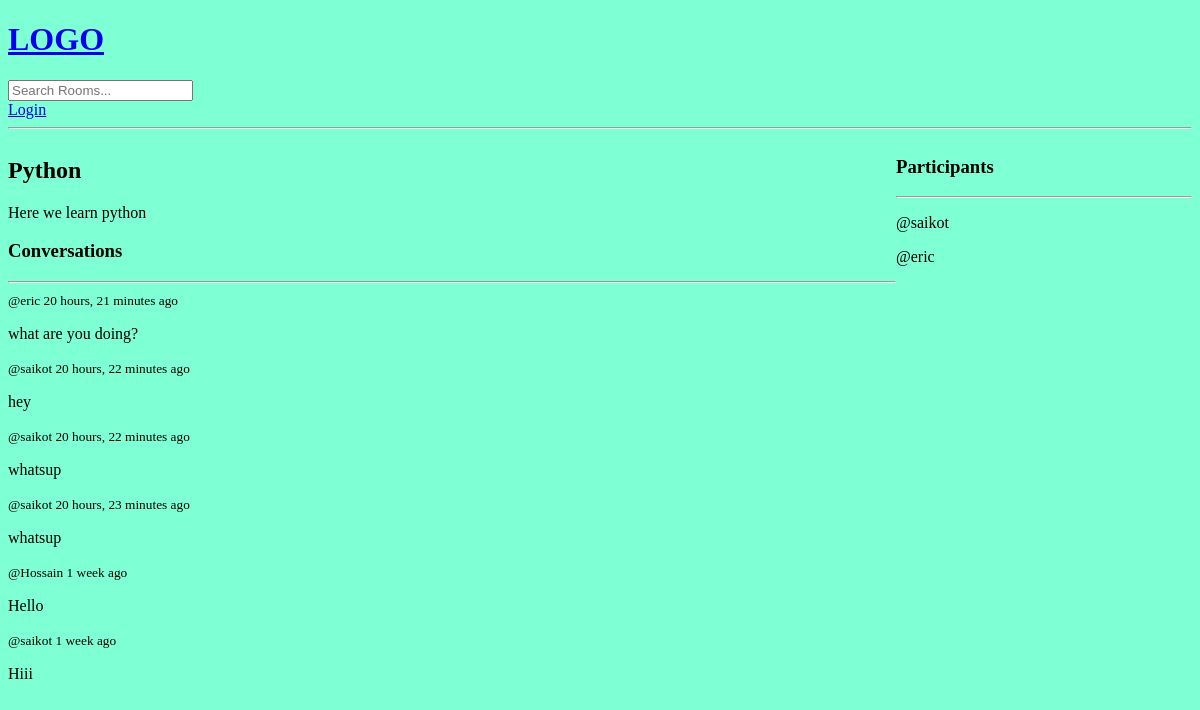
The app's page /room/2, older data.
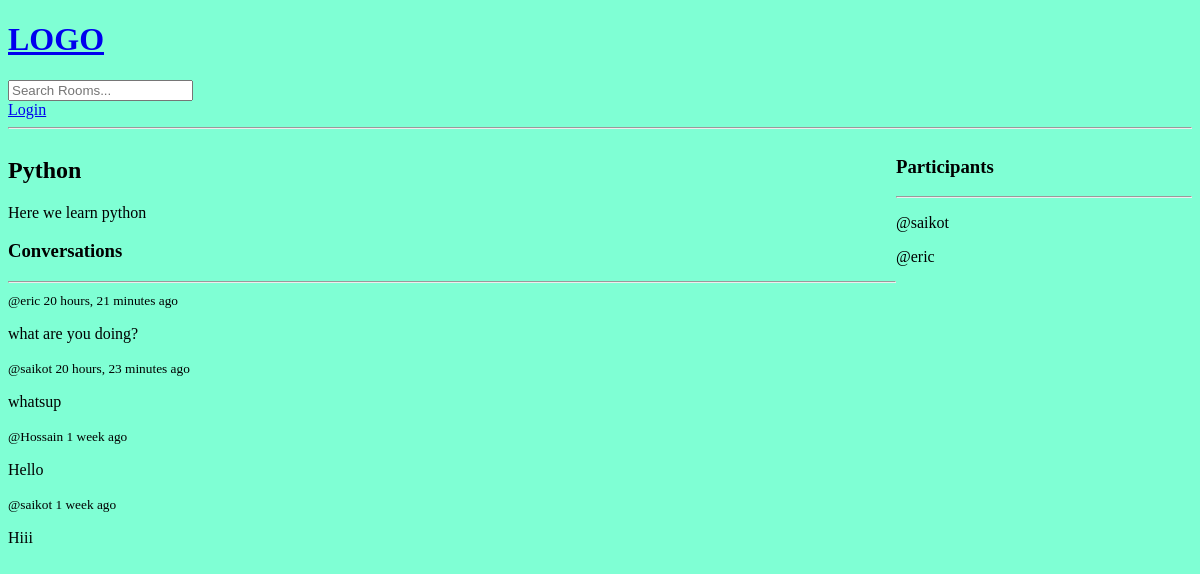
The same page, newer data.
### base/models.py (models this page shows, shortened)
class Message(models.Model):
  user = models.ForeignKey(User, on_delete=models.CASCADE)
  room = models.ForeignKey(Room, on_delete= models.CASCADE)
  body = models.TextField()
  updated = models.DateTimeField(auto_now=True)
  created = models.DateTimeField(auto_now_add = True)
  class Meta:
      ordering = ['-updated', '-created']

### base/views.py (the view, shortened to what this page needs)
# urls.py: path('room/<str:pk>', views.room, name="room"),
def room(request, pk):
    rooms = Room.objects.get(id=pk)
    room_messages = rooms.message_set.all()
    participants = rooms.participants.all()
    context = {'room': rooms, 'room_messages': room_messages, 'participants': participants}
    return render(request, 'base/room.html', context)

### base/templates/base/room.html (shortened to what this page needs)
{% extends 'main.html' %}
{% block content %}
<div class="room-container">
  <div>
    <h2>{{ room.name }}</h2>
    <p>{{ room.description }}</p>
    <div class="comment-wrapper">
      <h3>Conversations</h3>
      <hr>
      {% for message in room_messages %}
      <div>
        <small>@{{ message.user }} {{message.created|timesince}} ago</small></p>
        <p>{{ message.body }}</p>
      </div>
      {% endfor %}
    </div>
  </div>
  <div>
    <h3>Participants</h3>
    <hr>
    {% for user in participants %}
      <div>
        <p>@{{user.username}}</p>
      </div>
    {% endfor %}
  </div>
</div>
{% endblock content %}

Row changes from the older to the newer data that the page shows:
removed Message: user "saikot", created "20 hours, 22 minutes", body "hey"
removed Message: user "saikot", created "20 hours, 22 minutes", body "whatsup"
